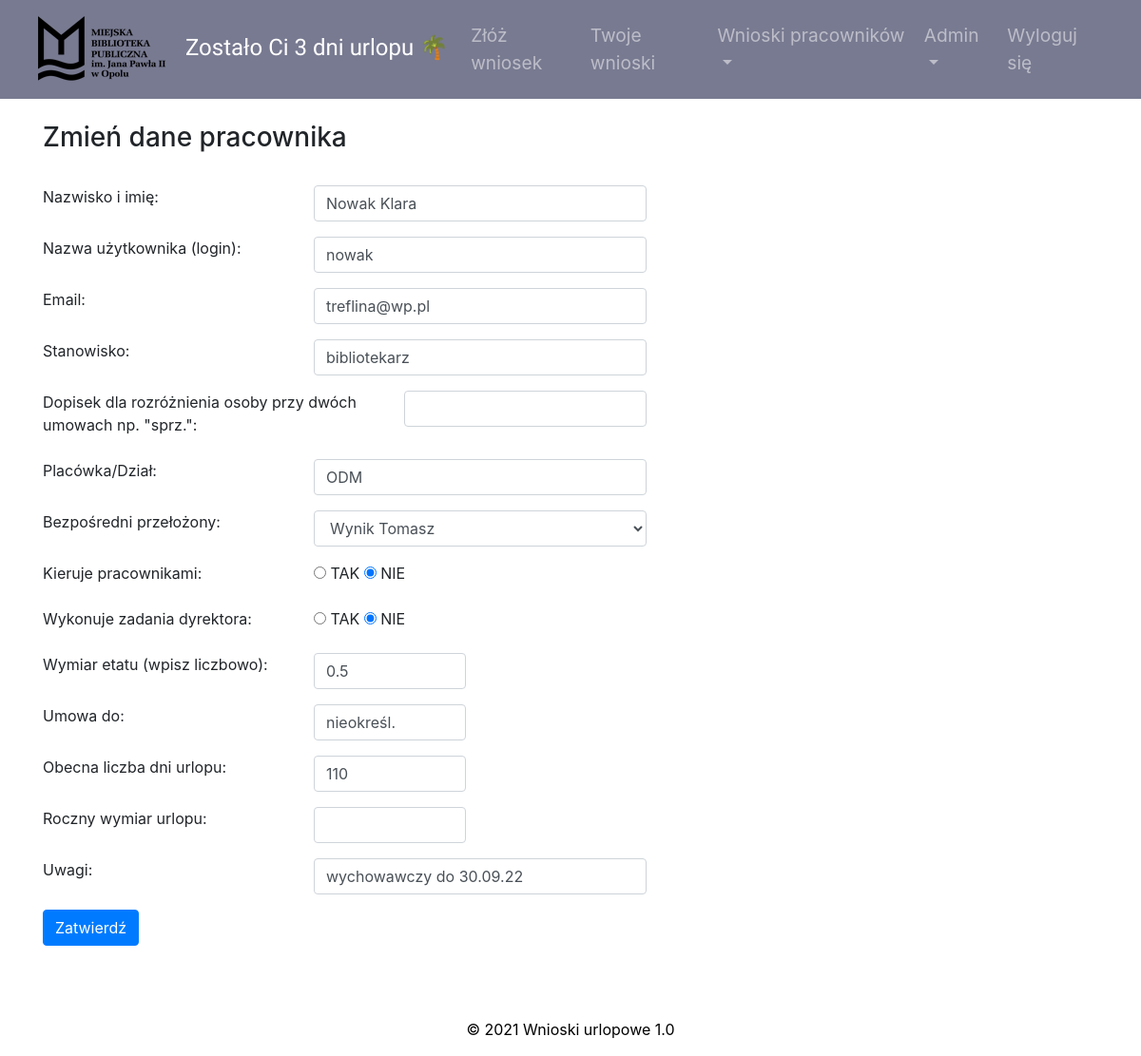
The app's page /edit/3 (signed in) with its own data.
### main.py (models this page shows, shortened)
class Employee(UserMixin, db.Model):
    __tablename__ = "employees"
    id = db.Column(db.Integer, primary_key=True)
    name = db.Column(db.String(50), unique=False, nullable=False)
    login = db.Column(db.String(10), unique=True, nullable=False)
    password = db.Column(db.String(100))
    position = db.Column(db.String(50), unique=False)
    position_info = db.Column(db.String(20))
    work_place = db.Column(db.String)
    is_manager = db.Column(db.String(3), nullable=False)
    is_topmanager = db.Column(db.String(3), nullable=False)
    work_time = db.Column(db.Float, unique=False, nullable=False)
    email = db.Column(db.String)
    days_off = db.Column(db.Integer, nullable=False)
    annual_days_off = db.Column(db.Integer)
    contract_end = db.Column(db.String)
    requests = relationship("Request", back_populates="author")
    sickleaves = relationship("SickLeave", back_populates="person")
    manager_id = db.Column(db.Integer, db.ForeignKey("employees.id"))
    manager = relationship("Employee", backref='subordinates', remote_side="Employee.id")
    today_note = db.Column(db.String(20))
    additional_info = db.Column(db.String)

### main.py (the view, shortened to what this page needs)
@app.route("/edit/<int:employee_id>", methods=["POST", "GET"])
@admin_only
def edit_employee(employee_id):
    employee = Employee.query.get(employee_id)
    is_edit = True
    form = EditEmployeeForm(
        name=employee.name,
        login=employee.login,
        position=employee.position,
        position_info=employee.position_info,
        work_place=employee.work_place,
        work_time=employee.work_time,
        days_off=employee.days_off,
        annual_days_off=employee.annual_days_off,
        contract_end=employee.contract_end,
        is_manager=employee.is_manager,
        is_topmanager=employee.is_topmanager,
        email=employee.email,
        additional_info=employee.additional_info
    )
    try:
        form.manager.choices = [(employee.manager.id, employee.manager.name)] + [(g.id, g.name) for g in
                                                                                 Employee.query.filter_by(
                                                                                     is_manager="TAK").order_by(
                                                                                     'name').all()]
    except:
        form.manager.choices = [(g.id, g.name) for g in
                                Employee.query.filter_by(is_manager="TAK").order_by('name').all()]
    return render_template('edit.html', form=form, is_edit=is_edit)

### main.py (called while the page is built)
@login_manager.user_loader
def load_user(employee_id):
    return Employee.query.get(int(employee_id))

def admin_only(f):
    @wraps(f)
    def decorated_function(*args, **kwargs):
        if current_user.login not in ADMIN_LOGIN:
            return abort(403)
        return f(*args, **kwargs)
    return decorated_function

### templates/edit.html (shortened to what this page needs)
{% import "bootstrap/wtf.html" as wtf %}
{% include 'header.html' %}
<div class="container mt-5">
    {% if not is_edit: %}
    <h3>Dodaj pracownika</h3>
    {% else: %}
    <h3>Zmień dane pracownika</h3>
    {% endif %}
    <form method="POST">
        <div class="form-group">
            <div class="row mb-2">
                <div class="col-lg-3">
                    {{ form.name.label }}
                </div>
                <div class="col-lg-4">
                    {{ form.name(class="form-control") }}
                </div>
            </div>
            </div>
            <div class="form-group">
                <div class="row mb-2">
                    <div class="col-lg-3">
                        {{ form.login.label }}
                    </div>
                    <div class="col-lg-4">
                        {{ form.login(class="form-control") }}
                    </div>
                </div>
            </div>
            <div class="form-group">
                <div class="row mb-2">
                    <div class="col-lg-3">
                        {{ form.email.label }}
                    </div>
                    <div class="col-lg-4">
                        {{ form.email(class="form-control") }}
                    </div>
                </div>
            </div>
            <div class="form-group">
                <div class="row mb-2">
                    <div class="col-lg-3">
                        {{ form.position.label }}
                    </div>
                    <div class="col-lg-4">
                        {{ form.position(class="form-control") }}
                    </div>
                </div>
            </div>
            <div class="form-group">
                <div class="row mb-2">
                    <div class="col-lg-4">
                        {{ form.position_info.label }}
                    </div>
                    <div class="col-lg-3">
                        {{ form.position_info(class="form-control") }}
                    </div>
                </div>
            </div>
            <div class="form-group">
                <div class="row mb-2">
                    <div class="col-lg-3">
                        {{ form.work_place.label }}
                    </div>
                    <div class="col-lg-4">
                        {{ form.work_place(class="form-control") }}
                    </div>
                </div>
            </div>
            <div class="form-group">
                <div class="row mb-2">
                    <div class="col-lg-3">
                        {{ form.manager.label }}
                    </div>
                    <div class="col-lg-4">
                        {{ form.manager(class="form-control") }}
                    </div>
                </div>
            </div>
            <div class="form-group">
                <div class="row mb-2">
                    <div class="col-lg-3">
                        {{ form.is_manager.label }}
                    </div>
                    <div class="col-lg-8 ">
                        {% for subfield in form.is_manager %}
                        <tr>
                            <td>{{ subfield }}</td>
                            <td>{{ subfield.label }}</td>
                        </tr>
                        {% endfor %}
                    </div>
                </div>
            </div>
            <div class="form-group">
                <div class="row mb-2">
                    <div class="col-lg-3">
                        {{ form.is_topmanager.label }}
                    </div>
                    <div class="col-lg-8 ">
                        {% for subfield in form.is_topmanager %}
                        <tr>
                            <td>{{ subfield }}</td>
                            <td>{{ subfield.label }}</td>
                        </tr>
                        {% endfor %}
                    </div>
                </div>
            </div>
            <div class="form-group">
                <div class="row mb-2">
                    <div class="col-lg-3">
                        {{ form.work_time.label }}
                    </div>
                    <div class="col-lg-2">
                        {{ form.work_time(class="form-control") }}
                    </div>
                </div>
            </div>
            <div class="form-group">
                <div class="row mb-2">
                    <div class="col-lg-3">
                        {{ form.contract_end.label }}
                    </div>
                    <div class="col-lg-2">
                        {{ form.contract_end(class="form-control") }}
                    </div>
                </div>
            </div>
            <div class="form-group">
                <div class="row mb-2">
                    <div class="col-lg-3">
                        {{ form.days_off.label }}
                    </div>
                    <div class="col-lg-2">
                        {{ form.days_off(class="form-control") }}
                    </div>
                </div>
            </div>
            <div class="form-group">
                <div class="row mb-2">
                    <div class="col-lg-3">
                        {{ form.annual_days_off.label }}
                    </div>
                    <div class="col-lg-2">
                        {{ form.annual_days_off(class="form-control") }}
                    </div>
                </div>
            </div>
            <div class="form-group">
                <div class="row mb-2">
                    <div class="col-lg-3">
                        {{ form.additional_info.label }}
                    </div>
                    <div class="col-lg-4">
                        {{ form.additional_info(class="form-control") }}
                    </div>
                </div>
            </div>
            <div class="form-group">
                {{ form.submit(class="btn btn-primary mr-auto") }}
            </div>
    </form>
</div>
{%include 'footer.html' %}

### templates/header.html (shortened to what this page needs)
<!DOCTYPE html>
<html lang="en">
<head>
</head>
<body>
<!DOCTYPE html>
<html lang="en">
<head>
    <link rel="stylesheet" href="https://maxcdn.bootstrapcdn.com/bootstrap/4.0.0/css/bootstrap.min.css"
>
    <link rel="stylesheet"
          href="https://cdnjs.cloudflare.com/ajax/libs/bootstrap-datepicker/1.9.0/css/bootstrap-datepicker.min.css"/>
    <link href="{{ url_for('static', filename='styles2.css') }}" rel="stylesheet">
</head>
<body>
<section id="body">
    <div class="container-fluid">
    <nav class="navbar fixed-top navbar-expand-lg navbar-dark">
        <a href="{{url_for('main')}}" class="navbar-brand ml-1" id="nav_urlop"><img src="/static/mbp_logo.png" class="d-inline-block align-center"  style="padding-right: 15px;">{%if current_user.is_authenticated%} Zostało Ci {{current_user.days_off}} {% if current_user.work_time<1 %}godz. {%else%} dni  {%endif%}urlopu 🌴 {%endif%}
            </a>
        <div class="collapse navbar-collapse" id="navbarSupportedContent">
        <ul class="navbar-nav ml-auto">
            {% if current_user.position != "dyrektor"%}
                 <li class="nav-item">
                <a class="nav-link " href="{{url_for('main')}}">Złóż wniosek</a>
            </li>
            <li class="nav-item">
                <a class="nav-link " href="{{url_for('my_requests')}}">Twoje wnioski</a>
            </li>
            {% endif %}
            {% if current_user.is_manager == "TAK" %}
              <li class="nav-item dropdown">
      <a class="nav-link dropdown-toggle" href="{{url_for('employees_requests')}}" id="navbardrop" data-toggle="dropdown">
        Wnioski pracowników
      </a>
    </li>
{% endif %}
            {% if current_user.login in ["wynik", "kostek"] %}
                     <li class="nav-item dropdown">
      <a class="nav-link dropdown-toggle" href="{{url_for('admin_site')}}" id="navbardrop2" data-toggle="dropdown">
        Admin
      </a>
    </li>
           {% endif %}
            <li class="nav-item">
                <a class="nav-link " href="{{url_for('logout')}}">Wyloguj się</a>
            </li>
        </ul>
        </div>
    </nav>
        </div>
</section>

### static/styles2.css (style rules this page uses)
body { padding-top: 80px; }
#body { background-color: #787A91; }
h3 { margin: 0 0 3% 0; }
.navbar { background-color: #787A91; padding: 1% 3%; }
.navbar-brand { font-size: 1.5rem; }
#nav_urlop { font-family: 'Signika Negative', sans-serif; }
.nav-link { font-size: 1.2rem; }

### records on screen
Employee: days_off "3"
Employee: name "Nowak Klara", login "nowak", email "treflina@wp.pl", position "bibliotekarz", work_place "ODM", manager "Wynik Tomasz", work_time "0.5", contract_end "nieokreśl.", days_off "110", additional_info "wychowawczy do 30.09.22"

### other values on screen
{{ subfield.label }} "TAK" "NIE"
